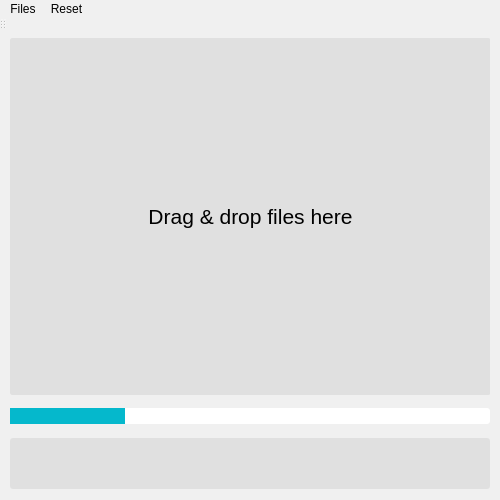
<?xml version="1.0" encoding="UTF-8"?>
<ui version="4.0">
 <class>MainWindowClass</class>
 <widget class="QMainWindow" name="MainWindowClass">
  <property name="geometry">
   <rect>
    <x>0</x>
    <y>0</y>
    <width>500</width>
    <height>500</height>
   </rect>
  </property>
  <property name="sizePolicy">
   <sizepolicy hsizetype="Fixed" vsizetype="Fixed">
    <horstretch>0</horstretch>
    <verstretch>0</verstretch>
   </sizepolicy>
  </property>
  <property name="minimumSize">
   <size>
    <width>500</width>
    <height>500</height>
   </size>
  </property>
  <property name="maximumSize">
   <size>
    <width>500</width>
    <height>500</height>
   </size>
  </property>
  <property name="baseSize">
   <size>
    <width>700</width>
    <height>500</height>
   </size>
  </property>
  <property name="windowTitle">
   <string>MainWindow</string>
  </property>
  <property name="styleSheet">
   <string notr="true">* {
border: 0px solid black;
border-radius: 3px;
background-color: #F0F0F0;
color: black;
margin-bottom: 0;
}</string>
  </property>
  <widget class="QWidget" name="centralWidget">
   <widget class="QWidget" name="DropArea" native="true">
    <property name="geometry">
     <rect>
      <x>10</x>
      <y>10</y>
      <width>480</width>
      <height>361</height>
     </rect>
    </property>
    <property name="sizePolicy">
     <sizepolicy hsizetype="Fixed" vsizetype="Expanding">
      <horstretch>0</horstretch>
      <verstretch>0</verstretch>
     </sizepolicy>
    </property>
    <property name="minimumSize">
     <size>
      <width>480</width>
      <height>361</height>
     </size>
    </property>
    <property name="maximumSize">
     <size>
      <width>480</width>
      <height>1440</height>
     </size>
    </property>
    <property name="styleSheet">
     <string notr="true">border-radius: 3px; background-color: #E0E0E0; margin-bottom: 4px;</string>
    </property>
    <widget class="QLabel" name="label">
     <property name="geometry">
      <rect>
       <x>0</x>
       <y>0</y>
       <width>481</width>
       <height>361</height>
      </rect>
     </property>
     <property name="sizePolicy">
      <sizepolicy hsizetype="Expanding" vsizetype="Expanding">
       <horstretch>0</horstretch>
       <verstretch>0</verstretch>
      </sizepolicy>
     </property>
     <property name="font">
      <font>
       <pointsize>16</pointsize>
      </font>
     </property>
     <property name="text">
      <string>Drag &amp; drop files here</string>
     </property>
     <property name="alignment">
      <set>Qt::AlignCenter</set>
     </property>
    </widget>
   </widget>
   <widget class="QProgressBar" name="progressBar">
    <property name="geometry">
     <rect>
      <x>10</x>
      <y>380</y>
      <width>480</width>
      <height>20</height>
     </rect>
    </property>
    <property name="sizePolicy">
     <sizepolicy hsizetype="Expanding" vsizetype="Fixed">
      <horstretch>0</horstretch>
      <verstretch>0</verstretch>
     </sizepolicy>
    </property>
    <property name="minimumSize">
     <size>
      <width>480</width>
      <height>20</height>
     </size>
    </property>
    <property name="sizeIncrement">
     <size>
      <width>1</width>
      <height>1</height>
     </size>
    </property>
    <property name="baseSize">
     <size>
      <width>480</width>
      <height>30</height>
     </size>
    </property>
    <property name="styleSheet">
     <string notr="true">QProgressBar {border: 0px solid black; border-radius: 3px; background-color: white; color: black; margin-bottom: 4px;}
QProgressBar::chunk {background-color: #05B8CC;}
</string>
    </property>
    <property name="value">
     <number>24</number>
    </property>
    <property name="textVisible">
     <bool>false</bool>
    </property>
   </widget>
   <widget class="QPlainTextEdit" name="plainTextEdit">
    <property name="geometry">
     <rect>
      <x>10</x>
      <y>410</y>
      <width>480</width>
      <height>51</height>
     </rect>
    </property>
    <property name="maximumSize">
     <size>
      <width>16777215</width>
      <height>16777215</height>
     </size>
    </property>
    <property name="styleSheet">
     <string notr="true">border-radius: 3px; background-color: #E0E0E0; padding-left: 4px; padding-right: 4px;</string>
    </property>
   </widget>
  </widget>
  <widget class="QMenuBar" name="menuBar">
   <property name="geometry">
    <rect>
     <x>0</x>
     <y>0</y>
     <width>500</width>
     <height>21</height>
    </rect>
   </property>
   <widget class="QMenu" name="menuFiles">
    <property name="title">
     <string>Files</string>
    </property>
    <addaction name="actionExit"/>
   </widget>
   <widget class="QMenu" name="menuReset">
    <property name="title">
     <string>Reset</string>
    </property>
    <addaction name="actionRestart"/>
   </widget>
   <addaction name="menuFiles"/>
   <addaction name="menuReset"/>
  </widget>
  <widget class="QToolBar" name="mainToolBar">
   <attribute name="toolBarArea">
    <enum>TopToolBarArea</enum>
   </attribute>
   <attribute name="toolBarBreak">
    <bool>false</bool>
   </attribute>
  </widget>
  <action name="actionRestart">
   <property name="text">
    <string>Restart</string>
   </property>
  </action>
  <action name="actionExit">
   <property name="text">
    <string>Exit</string>
   </property>
  </action>
 </widget>
 <layoutdefault spacing="6" margin="11"/>
 <resources>
  <include location="gui.qrc"/>
 </resources>
 <connections/>
</ui>
